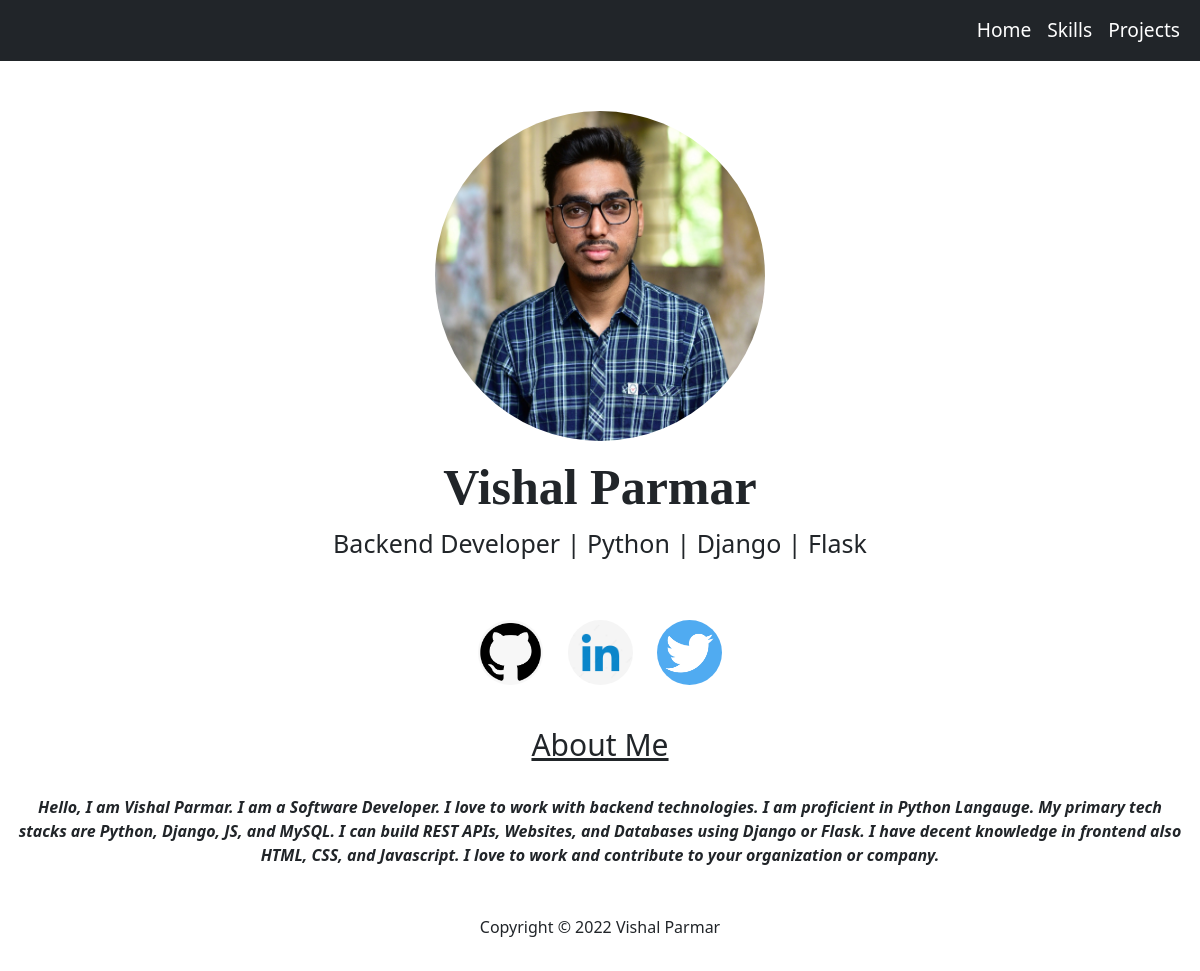
The page / on the database its author committed.
### mainapp/models.py (models this page shows, shortened)
class Profile(models.Model):
    pic = models.ImageField()
    role = models.CharField(max_length=500)
    aboutme = models.CharField(max_length=2000)

### mainapp/views.py (the view)
# urls.py: path('', views.home, name='home'),
def home(request):
    profile = Profile.objects.get(id=1)
    return render(request, 'main/home.html', {'profile': profile})

### templates/main/home.html (shortened to what this page needs)
{% extends 'base.html' %}
{% load static %}
{% block mycss %}
<link rel="stylesheet" href="{% static 'css/home.css' %}">
{% endblock %}
{% block content %}
        <div class="container" style="text-align: center;">
            <img src="{{profile.pic.url}}" class="img-fluid pic" alt="...">
        </div>
        <div class="card" style="text-align: center; border: none;">
            <div class="card-body">
              <h1 class="name">Vishal Parmar</h1>
              <p class="description">{{profile.role}}</p>
            </div>
          </div>
          <div class="card" style="text-align: center; border: none;">
            <div class="card-body">
                <a href="https://github.com/pvr30"><img src="{% static 'images/githubicon.png' %}" alt="" class="icon"></a>
                <a href="https://www.linkedin.com/in/vishal-parmar-4244281b2/"><img src="{% static 'images/linkedinicon2.jpg' %}" alt="" class="icon"></a>
                <a href="https://twitter.com/vishal___parmar"><img src="{% static 'images/twittericon.png' %}" alt="" class="icon"></a>
            </div>
          </div>
          <div class="card" style="text-align: center; border: none;">
            <div class="card-body">
              <h4 style="font-size: 30px; text-decoration: underline;">About Me</h4><br>
                <p class="aboutme">{{profile.aboutme}}  </p>
            </div>
          </div>
          <div class="card" style="text-align: center; border: none;">
            <div class="card-body">
              <p>Copyright &copy; 2022 Vishal Parmar</p>
            </div>
          </div>
{% endblock %}

### static/css/home.css (style rules this page uses)
.pic { width: 330px; height: 330px; border-radius: 50%; margin-top: 50px; }
.name { font-size: 50px; font-family:Georgia, 'Times New Roman', Times, serif; font-weight: 700; }
.description { font-size: 25px; font-weight: 500; }
.icon { width: 65px; height: 65px; margin: 10px; border-radius: 50%; }
.aboutme { font-weight: bolder; font-style: italic; }

### rows shown on the page
Profile: pic (picture), role "Backend Developer | Python | Django | Flask", aboutme "Hello, I am Vishal Parmar. I am a Software Developer. I love to work with backend technologies. I am proficient in Python Langauge. My primary tech stacks are Python, Django, JS, and MySQL. I can build REST APIs, Websites, and Databases using Django or Flask. I have decent knowledge in frontend also HTML, CSS, and Javascript. I love to work and contribute to your organization or company."
